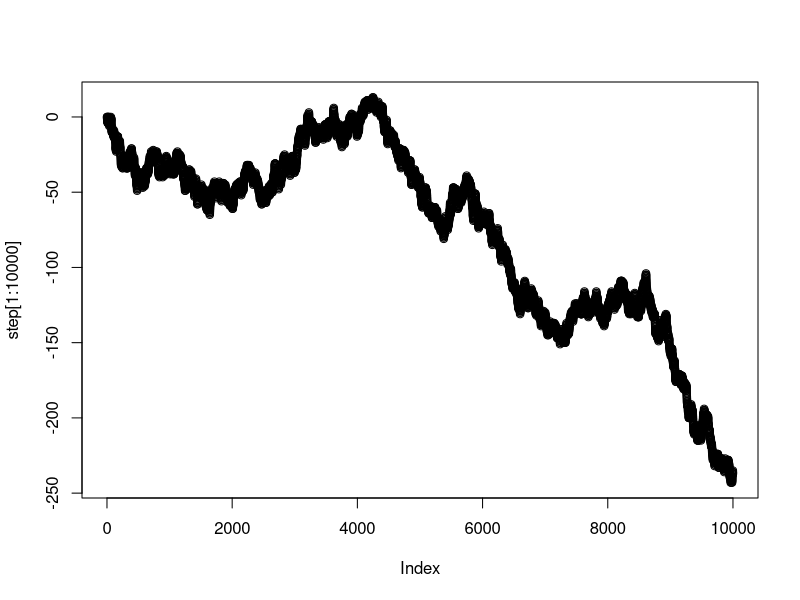
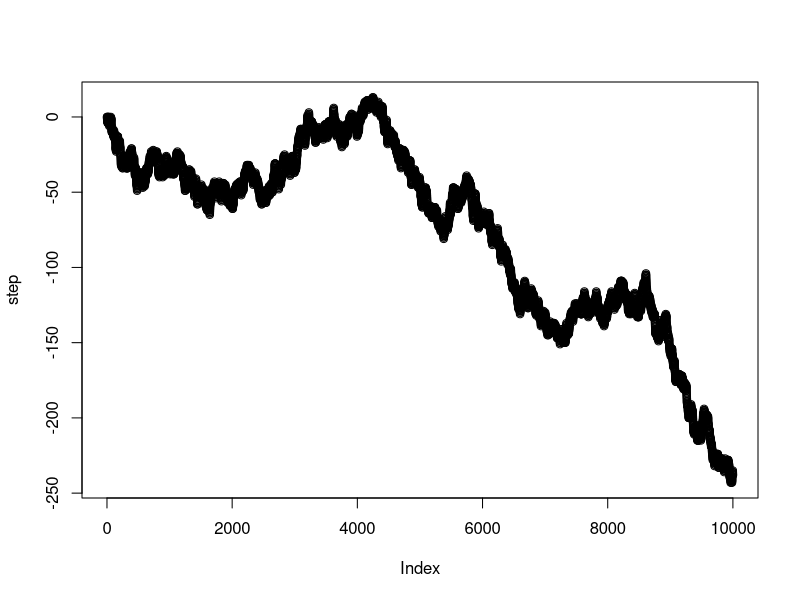

Reproduce these figures in R, in order.
## ---- chunk 1
knitr::opts_chunk$set(echo = TRUE)
## ---- chunk 2

wikipedia <- "The 2006 Subway 500 was the 32nd stock car race of the 2006 NASCAR Nextel Cup Series and the sixth in the ten-race Chase for the Nextel Cup. It was held on October 22, 2006, before a crowd of 65,000, at Martinsville Speedway (pictured) in Martinsville, Virginia, one of five short tracks to hold NASCAR races. The 500-lap race was won by Jimmie Johnson of Hendrick Motorsports; Denny Hamlin finished second, and Bobby Labonte came in third. Kurt Busch won the pole position with the fastest time in qualifying; Johnson started from ninth position. There were 18 cautions and 16 lead changes by five different drivers during the race. Johnson's win was his fifth of the 2006 season, and the 23rd of his career. The result advanced him to third in the Drivers' Championship, 41 points behind Matt Kenseth, who took over the championship lead after Jeff Burton retired from the race. Chevrolet maintained its lead in the Manufacturers' Championship with four races left in the season."
wikipedia_letters <- unlist(strsplit(wikipedia, split = ""))
lower_case <- tolower(wikipedia_letters)
letter_counts <- table(lower_case)
letter_counts <- data.frame(letter_counts)
library(dplyr)
final <- letter_counts %>%
  filter(lower_case %in% letters == TRUE)
total_letters <- sum(final$Freq)
final <- final %>%
  mutate(probabilities = Freq/total_letters)
knitr::kable(final)
## ---- chunk 3
my_letters <- sample(final$lower_case,50*5,replace=TRUE, prob = final$probabilities)
# turn the vector into a matrix with 5 columns
my_strings <- matrix(my_letters, ncol=5)
# each row is a word, need to collapse the column to create a string
paste(my_strings[1,], collapse="")
#> [1] "cedec"
# loop to collapse all of the rows into words
random_strings <-c()
for(i in 1:dim(my_strings)[1]){
  random_strings[i] <- paste(my_strings[i,], collapse="")
}
random_strings
## ---- chunk 4
step <- c(0)
for(i in 1:10000){
  coin_flip <- sample(c(1,-1),1)
  step[i+1] <- step[i]+coin_flip
}
plot(step[1:10000])

## ---- chunk 5
plot(step)
max(step)
min(step)
## ---- chunk 6
logical_step <- sign(step)
sequence <- c()
counter <- 0
for(i in 1:length(logical_step)){
  if(logical_step[i] == 0){
    sequence <- c(sequence,counter)
    counter <- 0
  } else {
    counter <- counter+logical_step[i]
  }
}
max(sequence)
min(sequence)
